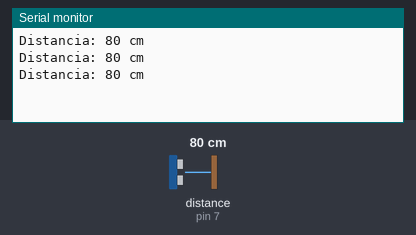
Bench run of a sketch on a simulated Arduino Uno, built with avr-gcc and run on an emulated ATmega328P. On the bench: the last lines printed to the serial monitor. Inputs (shaded band) come from the test bench; at power-on: distance to the obstacle (sensor on pin 7) 80 cm.

Above: at 1.3 s.
1.4 s: distance to the obstacle (sensor on pin 7) set to 2 cm
At 1.9 s:
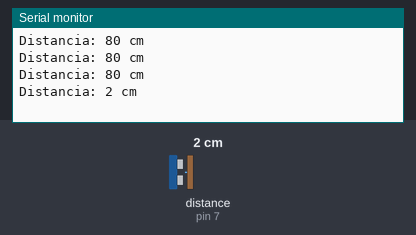
2.9 s: distance to the obstacle (sensor on pin 7) set to 4 cm
At 3.4 s:
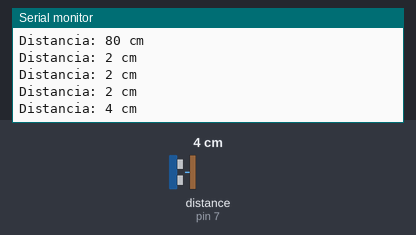
Timing chart, 0 to 5.9 s (numbered marks = the images above; inputs shaded):
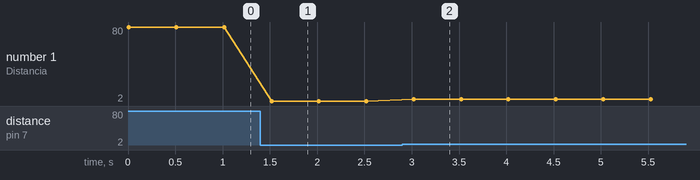

Measured:
- after the input at 1.4 s, the serial monitor: prints a new line after 0.12 s (image 1)
- after the input at 2.9 s, the serial monitor: prints a new line after 0.12 s (image 2)
- plotted number 1: 80 → 2 after the input at 1.4 s, 2 → 4 after the input at 2.9 s

The sketch:

Aula_Pratica_11.ino
```cpp
/**
 * @file Aula Prática 11.ino
 * @brief Aula Prática 11 - Medição de distâncias através de ultrassom com o sensor HC-SR04
 * @version 1.0
 * @date 2023-06-03
 *
 * Este algoritmo mede a distância usando o sensor HC-SR04 e exibe o resultado no monitor serial.
 */

#include <Ultrasonic.h>

class Sensor
{
private:
    Ultrasonic ultrasonic;

public:
    Sensor(int trigPin, int echPin) : ultrasonic(trigPin, echPin) {}
    int measureDistance()
    {
        int distance = ultrasonic.read();
        return distance;
    }
};

class Manager
{
private:
    Sensor sensor;

public:
    Manager(Sensor s) : sensor(s) {}
    void update()
    {
        int distance = sensor.measureDistance();
        Serial.print("Distancia: ");
        Serial.print(distance);
        Serial.println(" cm");
    }
};

Manager manager(Sensor(6, 7));

void setup()
{
    Serial.begin(9600);
}

void loop()
{
    manager.update();
    delay(500);
}

//  Em conclusão, esta aula prática nos permitiu aplicar o conhecimento teórico adquirido durante o curso de Microcontroladores em relação à programação e montagem de hardware na plataforma Arduino. Conseguimos medir com sucesso as distâncias usando um sensor ultrassônico HC-SR04. Embora tenhamos usado a biblioteca externa Ultrasonic.h para facilitar o uso do sensor, também seria possível modificar o código para usar o sensor sem a necessidade desta biblioteca. Além disso, aplicamos os princípios SOLID para criar um código legível e fácil de manter. Esta experiência prática aprofundou nosso entendimento sobre microcontroladores e suas aplicações.
```
